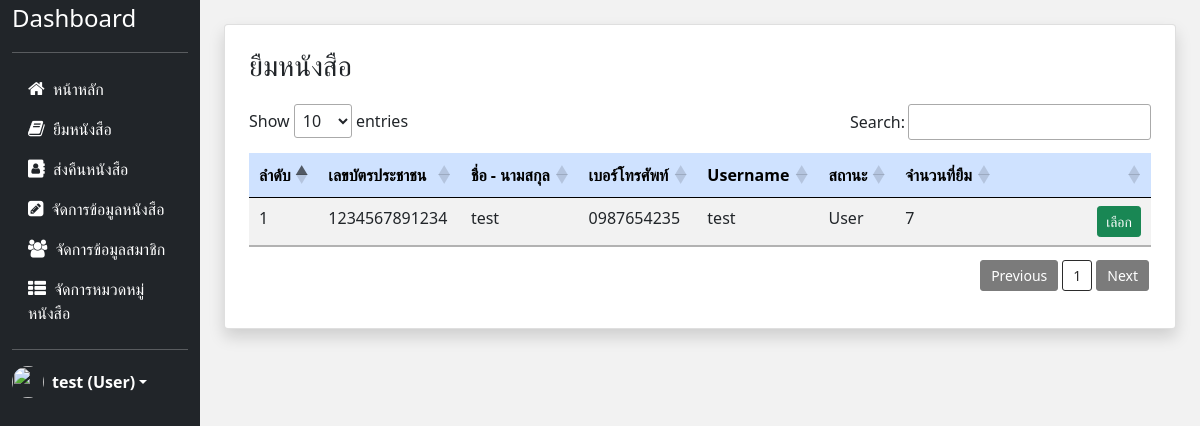
/borrow/borrowsList.php (signed in), run on the app's committed database.
### tables this page shows
CREATE TABLE `member` (
  `m_id` int(11) NOT NULL,
  `m_card_id` varchar(13) NOT NULL,
  `m_name` varchar(60) NOT NULL,
  `username` varchar(30) NOT NULL,
  `password` varchar(30) NOT NULL,
  `address` mediumtext NOT NULL,
  `phone` varchar(10) NOT NULL,
  `status` int(11) NOT NULL DEFAULT 0
);

### borrow/borrowsList.php (the view, shortened to what this page needs)
<?php
include("../config/connect.php");
?>
<!doctype html>
<html lang="en">
<head>
    <?php
    include("../layout/header.php");
    ?>
</head>
<body>
    <div class="container-fluid" style="background-color: #f2f2f2;">
        <div class="row">
            <?php
            include("../layout/sidebar.php");
            $result = mysqli_query($conn, "SELECT *, (SELECT COUNT(id) FROM booking WHERE m_id = mb.m_id) as c FROM member as mb WHERE status='0' ORDER BY m_name");
            ?>
            <div class="col-md-10 px-4 my-4">
                <div class="card shadow p-2">
                    <div class="card-body">
                        <h3 class="float-start me-2">ยืมหนังสือ</h3>
                        <table class="table table-striped text-nowrap" id="myTable">
                            <thead class="table-primary">
                                <tr>
                                    <th scope="col">ลำดับ</th>
                                    <th scope="col">เลขบัตรประชาชน</th>
                                    <th scope="col">ชื่อ - นามสกุล</th>
                                    <th scope="col">เบอร์โทรศัพท์</th>
                                    <th scope="col">Username</th>
                                    <th scope="col">สถานะ</th>
                                    <th scope="col">จำนวนที่ยืม</th>
                                    <th scope="col"></th>
                                </tr>
                            </thead>
                            <tbody>
                                <?php
                                if (mysqli_num_rows($result) > 0) {
                                    $i = 1;
                                    while ($row = mysqli_fetch_array($result)) {
                                ?>
                                        <tr>
                                            <td><?php echo $i++ ?></td>
                                            <td><?php echo $row["m_card_id"] ?></td>
                                            <td><?php echo $row["m_name"] ?></td>
                                            <td><?php echo $row["phone"] ?></td>
                                            <td><?php echo $row["username"] ?></td>
                                            <td>
                                                <?php
                                                if ($row["status"] == 0) {
                                                    echo "User";
                                                } else {
                                                    echo "Admin";
                                                }
                                                ?>
                                            </td>
                                            <td><?php echo $row["c"] ?></td>
                                            <td class="col-2 text-end">
                                                <a href="./selectBooks.php?id=<?php echo $row['m_id']; ?>" class="btn btn-sm btn-success text-white">เลือก</a>
                                            </td>
                                        </tr>
                                <?php
                                    }
                                }
                                ?>
                            </tbody>
                        </table>
                    </div>
                </div>
            </div>
        </div>
    </div>
</body>
</html>

### data on the page
member: m_card "1234567891234", m_name "test", phone "0987654235", username "test", status "User", c "7"

### other printed values
$_SESSION["name"] "test"
$_SESSION["status"] "User"
